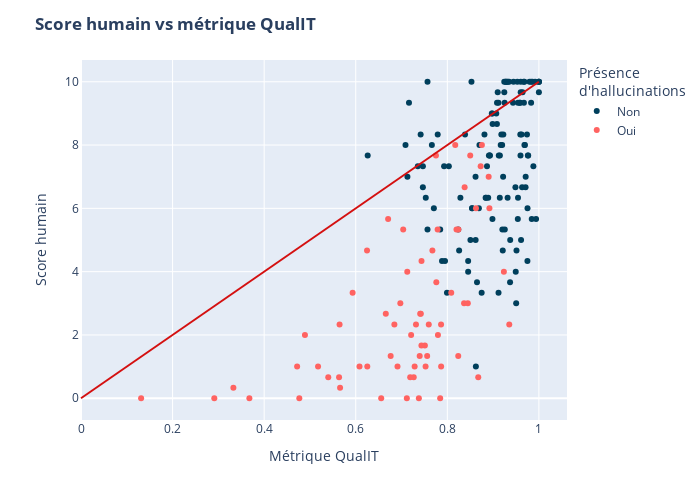

The notebook cell this image was saved under:
### Code cell
# Coloration avec hallucinations - version linéaire
fig = px.scatter(
    df, x="C", y="score_humain", 
    color="pres_hallu", color_discrete_sequence=["#ff6361", "#003f5c"]
)
fig.add_shape(       # Ajout de la ligne x = y pour référence
    type="line", x0=0, x1=1, y0=0, y1=10, xref="x", yref="y",
    line=dict(color="#d41010")
)
fig.update_layout(
    title={"text": "<b>Score humain vs métrique QualIT</b>"},
    xaxis_title="Métrique QualIT", yaxis_title="Score humain", 
    legend_title="Présence <br>d'hallucinations",
    width=700, height=500
)
fig.update_traces(
    hovertemplate =
        "Métrique QualIT = %{x}<br>" \
        "Score humain = %{y}<extra></extra>"
)
fig.show()
